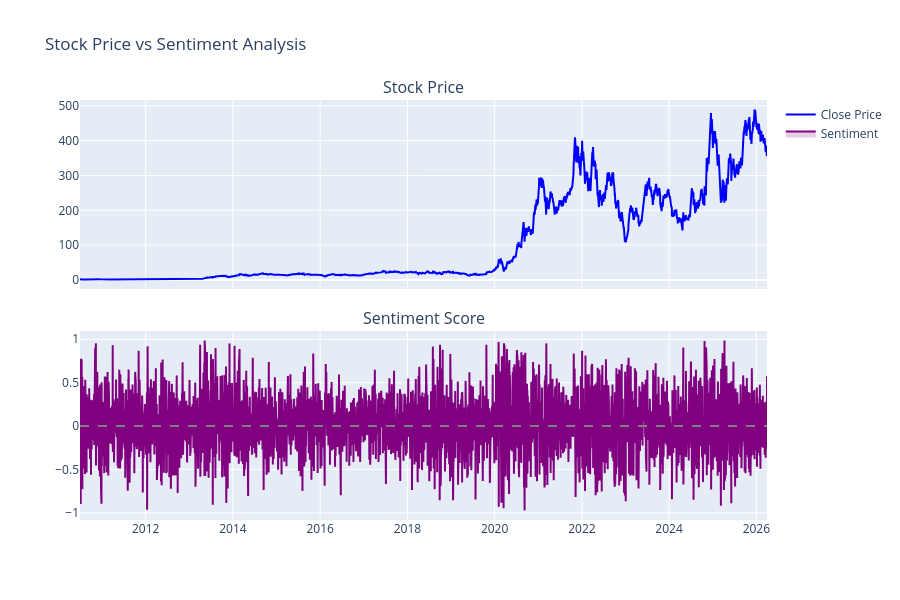

Notebook cell for this chart:
### Markdown cell above
### 3.3 Sentiment Analysis Visualization

### Code cell
fig = make_subplots(
    rows=2, cols=1,
    shared_xaxes=True,
    vertical_spacing=0.1,
    subplot_titles=('Stock Price', 'Sentiment Score')
)

# Stock price
fig.add_trace(
    go.Scatter(x=stock_df['date'], y=stock_df['close'], name='Close Price', line=dict(color='blue')),
    row=1, col=1
)

# Sentiment
fig.add_trace(
    go.Scatter(
        x=sentiment_df['date'], 
        y=sentiment_df['sentiment_compound'],
        name='Sentiment',
        line=dict(color='purple'),
        fill='tozeroy',
        fillcolor='rgba(128, 0, 128, 0.2)'
    ),
    row=2, col=1
)

fig.add_hline(y=0, row=2, col=1, line_dash="dash", line_color="gray")

fig.update_layout(height=600, title='Stock Price vs Sentiment Analysis')
fig.show()

### Figure 1 — Plotly figure (JSON) as saved in the notebook; plotly's stock layout.template omitted (floating-point values rounded to 4 significant figures; data arrays with more than 128 entries replaced by an {"elided": "..."} marker saying what was removed)
{"data": [{"line": {"color": "blue"}, "name": "Close Price", "type": "scatter", "x": {"elided": "3962 str values"}, "xaxis": "x", "y": {"elided": "3962 float values"}, "yaxis": "y"}, {"fill": "tozeroy", "fillcolor": "rgba(128, 0, 128, 0.2)", "line": {"color": "purple"}, "name": "Sentiment", "type": "scatter", "x": {"elided": "3959 str values"}, "xaxis": "x2", "y": {"elided": "3959 float values"}, "yaxis": "y2"}], "layout": {"annotations": [{"font": {"size": 16}, "showarrow": false, "text": "Stock Price", "x": 0.5, "xanchor": "center", "xref": "paper", "y": 1, "yanchor": "bottom", "yref": "paper"}, {"font": {"size": 16}, "showarrow": false, "text": "Sentiment Score", "x": 0.5, "xanchor": "center", "xref": "paper", "y": 0.45, "yanchor": "bottom", "yref": "paper"}], "height": 600, "shapes": [{"line": {"color": "gray", "dash": "dash"}, "type": "line", "x0": 0, "x1": 1, "xref": "x2 domain", "y0": 0, "y1": 0, "yref": "y2"}], "title": {"text": "Stock Price vs Sentiment Analysis"}, "xaxis": {"anchor": "y", "domain": [0, 1], "matches": "x2", "showticklabels": false}, "xaxis2": {"anchor": "y2", "domain": [0, 1]}, "yaxis": {"anchor": "x", "domain": [0.55, 1]}, "yaxis2": {"anchor": "x2", "domain": [0, 0.45]}}}
